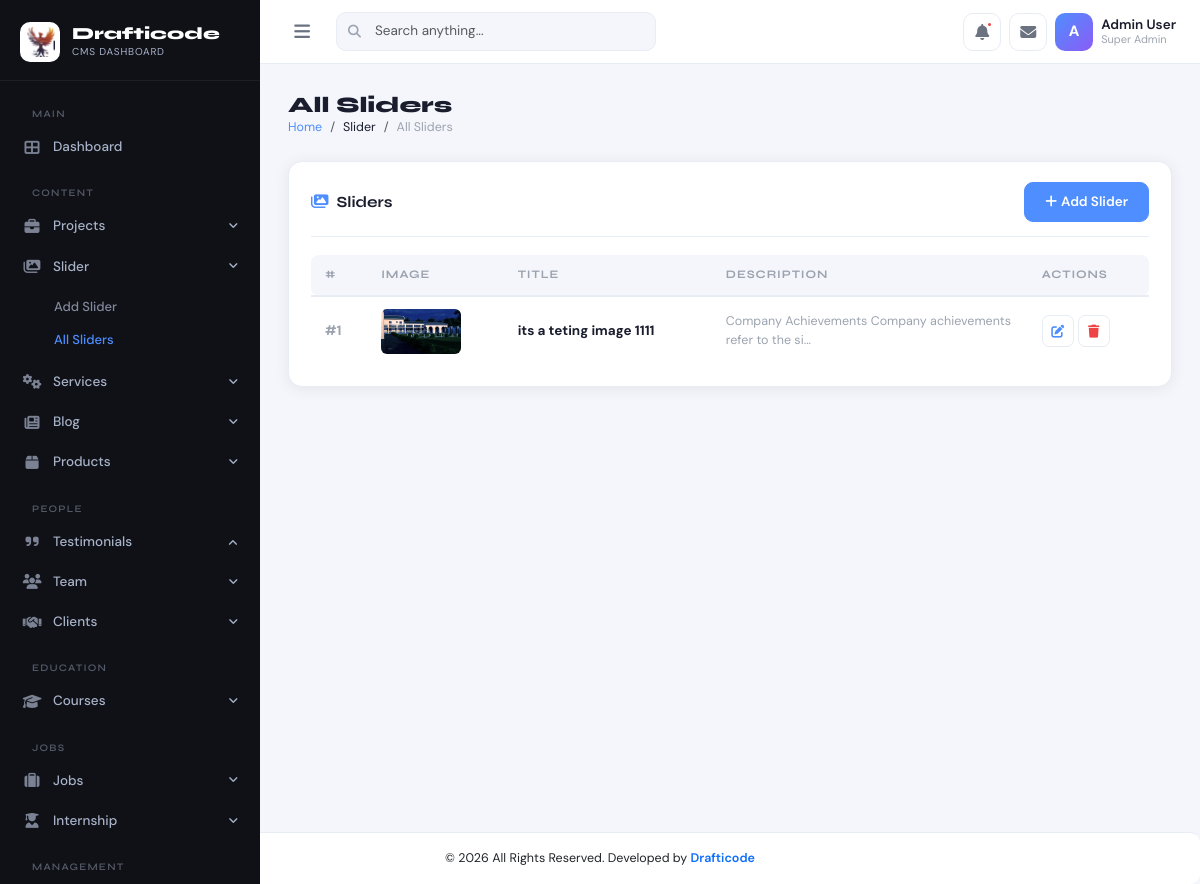
The app's page /admin-dashboard/slider.php with its own data.
### tables this page shows
CREATE TABLE `slider` (
  `id` int(11) NOT NULL,
  `title` varchar(256) NOT NULL,
  `image` varchar(256) NOT NULL,
  `description` varchar(3000) NOT NULL
);

### admin-dashboard/slider.php (the view, shortened to what this page needs)
<?php
include 'connection/config.php';
$stmt = $pdo->prepare("SELECT * FROM slider ORDER BY id DESC");
$stmt->execute();
$sliders = $stmt->fetchAll(PDO::FETCH_ASSOC);
?>
<!DOCTYPE html>
<html lang="en">
<head>
    <link rel="stylesheet" href="https://cdnjs.cloudflare.com/ajax/libs/bootstrap/5.3.2/css/bootstrap.min.css">
    <link rel="stylesheet" href="https://cdnjs.cloudflare.com/ajax/libs/font-awesome/6.5.1/css/all.min.css">
    <link rel="stylesheet" href="assets/css/admin.css">
</head>
<body>
    <?php include 'common/sidebar.php' ?>
    <?php include 'common/topbar.php' ?>
    <div id="main-content">
        <div class="page-header">
            <div>
                <h1 class="page-title">All Sliders</h1>
                <nav>
                    <ol class="breadcrumb">
                        <li class="breadcrumb-item"><a href="index.php">Home</a></li>
                        <li class="breadcrumb-item">Slider</li>
                        <li class="breadcrumb-item active">All Sliders</li>
                    </ol>
                </nav>
            </div>
        </div>
        <div class="admin-card">
            <div class="section-header">
                <h3 class="section-title">
                    <i class="fas fa-images me-2 text-primary-custom"></i>Sliders
                </h3>
                <a href="addslider.php" class="btn btn-primary btn-sm">
                    <i class="fas fa-plus me-1"></i>Add Slider
                </a>
            </div>
            <div class="table-responsive">
                <table class="admin-table">
                    <thead>
                        <tr>
                            <th>#</th>
                            <th>Image</th>
                            <th>Title</th>
                            <th>Description</th>
                            <th>Actions</th>
                        </tr>
                    </thead>
                    <tbody>
                        <?php
                        if ($sliders) {
                            $i = 1;
                            foreach ($sliders as $row) {
                        ?>
                                <tr>
                                    <td class="table-id">#<?= $i++ ?></td>
                                    <td>
                                        <img src="../upload/<?= htmlspecialchars($row['image']) ?>"
                                            width="80"
                                            height="45"
                                            style="object-fit:cover;border-radius:6px;">
                                    </td>
                                    <td class="fw-700">
                                        <?= htmlspecialchars($row['title']) ?>
                                    </td>
                                    <td style="max-width:250px;font-size:12.5px;color:var(--text-muted)">
                                        <?= substr(strip_tags($row['description']), 0, 60) ?>...
                                    </td>
                                    <td>
                                        <div class="d-flex gap-1">
                                            <a href="addslider.php?action=edit_slider&id=<?= $row['id'] ?>"
                                                class="btn-icon edit"
                                                title="Edit">
                                                <i class="fas fa-edit"></i>
                                            </a>
                                            <a href="function.php?action=delete_slider&id=<?= $row['id'] ?>"
                                                class="btn-icon delete"
                                                onclick="return confirm('Delete this slider?')"
                                                title="Delete">
                                                <i class="fas fa-trash"></i>
                                            </a>
                                        </div>
                                    </td>
                                </tr>
                        <?php
                            }
                        } else {
                            echo "<tr><td colspan='5'>No sliders found</td></tr>";
                        }
                        ?>
                    </tbody>
                </table>
            </div>
        </div>
    </div>
    <?php include 'common/footer.php' ?>
</body>
</html>

### admin-dashboard/assets/css/admin.css (style rules this page uses)
:root { --sidebar-width: 260px; --sidebar-bg: #0f1117; --sidebar-text: #a8b2c8; --sidebar-active: #ffffff; --sidebar-hover-bg: rgba(255,255,255,0.06); --sidebar-accent: #4f8eff; --topbar-height: 64px; --topbar-bg: #ffffff; --body-bg: #f4f6fb; --card-bg: #ffffff; --card-shadow: 0 2px 16px rgba(0,0,0,0.07); --card-radius: 14px; --text-primary: #1a1d2e; --text-secondary: #6b7280; --text-muted: #9ca3af; --border-color: #e8ecf4; --accent-blue: #4f8eff; --accent-purple: #8b5cf6; --accent-green: #10b981; --accent-orange: #f59e0b; --accent-red: #ef4444; --accent-cyan: #06b6d4; --transition: all 0.22s cubic-bezier(.4,0,.2,1); }
* { box-sizing: border-box; }
body { font-family: 'DM Sans', sans-serif; background: var(--body-bg); color: var(--text-primary); margin: 0; padding: 0; min-height: 100vh; font-size: 14.5px; }
h1,h2,h3,h4,h5,h6 { font-family: 'Syne', sans-serif; font-weight: 700; }
#main-content { margin-left: var(--sidebar-width); margin-top: var(--topbar-height); padding: 28px; min-height: calc(100vh - var(--topbar-height)); transition: var(--transition); }
.page-header { display: flex; align-items: center; justify-content: space-between; margin-bottom: 24px; }
.page-title { font-family: 'Syne', sans-serif; font-size: 22px; font-weight: 800; color: var(--text-primary); margin: 0; }
.breadcrumb { font-size: 12.5px; margin: 0; }
.breadcrumb-item a { color: var(--accent-blue); text-decoration: none; }
.breadcrumb-item.active { color: var(--text-muted); }
.admin-card { background: var(--card-bg); border-radius: var(--card-radius); box-shadow: var(--card-shadow); border: 1px solid var(--border-color); padding: 20px 22px; }
.admin-table { width: 100%; border-collapse: collapse; }
.admin-table thead th { background: var(--body-bg); font-family: 'Syne', sans-serif; font-size: 11.5px; font-weight: 700; text-transform: uppercase; letter-spacing: 0.08em; color: var(--text-muted); padding: 11px 14px; border-bottom: 2px solid var(--border-color); white-space: nowrap; }
.admin-table thead th:first-child { border-radius: 8px 0 0 8px; }
.admin-table thead th:last-child { border-radius: 0 8px 8px 0; }
.admin-table tbody td { padding: 12px 14px; border-bottom: 1px solid var(--border-color); font-size: 13.5px; vertical-align: middle; }
.admin-table tbody tr:last-child td { border-bottom: none; }
.table-id { font-weight: 700; color: var(--text-muted); font-size: 12px; }
.btn-primary { background: var(--accent-blue); border-color: var(--accent-blue); font-weight: 600; font-size: 13.5px; padding: 9px 20px; border-radius: 9px; transition: var(--transition); }
.btn-icon { width: 32px; height: 32px; border-radius: 7px; border: 1px solid var(--border-color); background: var(--card-bg); display: inline-flex; align-items: center; justify-content: center; font-size: 13px; cursor: pointer; transition: var(--transition); text-decoration: none; }
.btn-icon.edit { color: var(--accent-blue); }
.btn-icon.delete { color: var(--accent-red); }
.section-header { display: flex; align-items: center; justify-content: space-between; margin-bottom: 18px; padding-bottom: 14px; border-bottom: 1px solid var(--border-color); }
.section-title { font-family: 'Syne', sans-serif; font-size: 15.5px; font-weight: 700; color: var(--text-primary); margin: 0; }
.text-primary-custom { color: var(--accent-blue) !important; }
.fw-700 { font-weight: 700; }

### records on screen
slider: image (picture), title "its a teting image 1111", description "Company Achievements Company achievements refer to the si"
